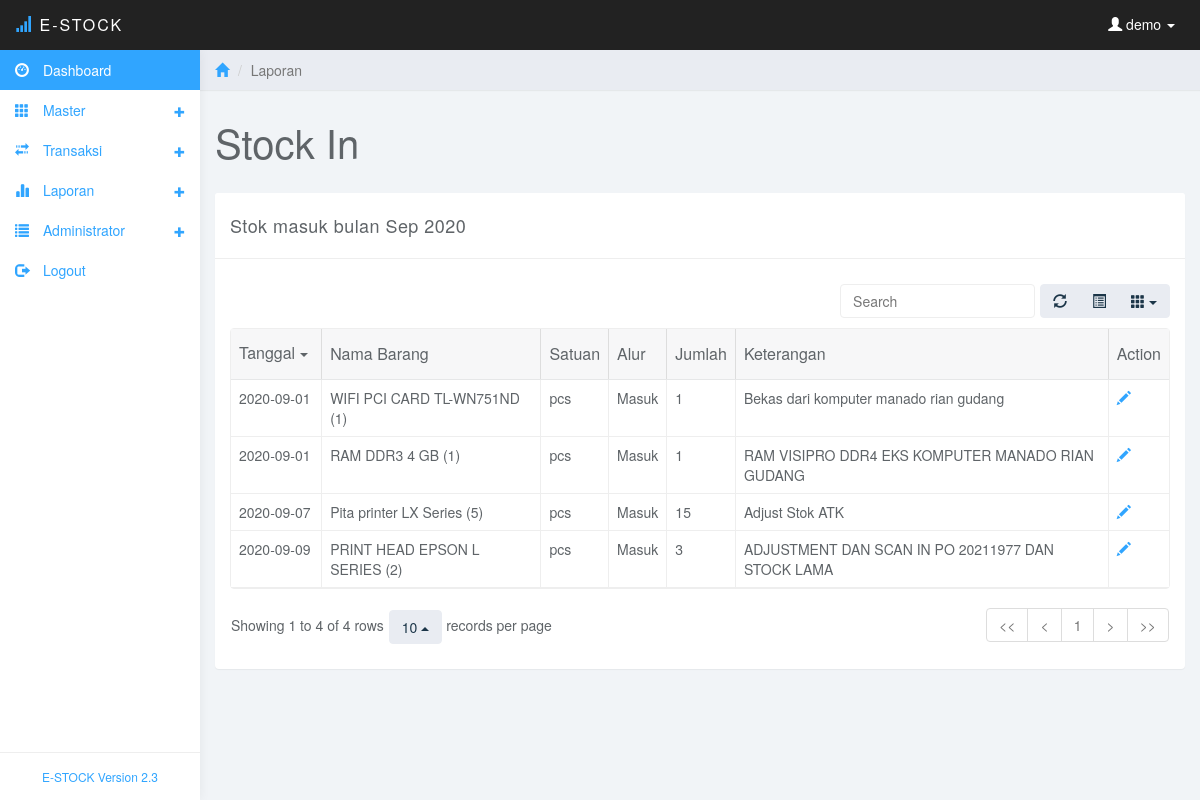
/laporan3.php (signed in), run on the app's committed database.
### tables this page shows
CREATE TABLE `transaksi` (
  `id_transaksi` int(11) NOT NULL,
  `tgl_transaksi` date NOT NULL,
  `jenis_transaksi` varchar(6) NOT NULL,
  `id_barang` int(11) NOT NULL,
  `id_gudang` int(11) NOT NULL,
  `no_do` varchar(50) NOT NULL,
  `jumlah` int(11) NOT NULL,
  `keterangan` varchar(100) NOT NULL
);

CREATE TABLE `barang` (
  `id_barang` int(11) NOT NULL,
  `nama_barang` varchar(50) NOT NULL,
  `satuan` varchar(10) NOT NULL,
  `harga_beli` int(11) NOT NULL,
  `harga_jual` int(11) NOT NULL
);

### laporan3.php (the view, shortened to what this page needs)
<?php
include ("koneksi/koneksi.php");
$pengguna=$_SESSION['username'];
?>
<!DOCTYPE html>
<html>
<head>
<link href="css/bootstrap.min.css" rel="stylesheet">
<link href="css/datepicker3.css" rel="stylesheet">
<link href="css/bootstrap-table.css" rel="stylesheet">
<link href="css/styles.css" rel="stylesheet">
</head>
<body>
	<nav class="navbar navbar-inverse navbar-fixed-top" role="navigation">
		<div class="container-fluid">
			<div class="navbar-header">
				<a class="navbar-brand" href="#"><span class="glyphicon glyphicon-signal"></span> E-Stock<span></span></a>
				<ul class="user-menu">
					<li class="dropdown pull-right">
						<a href="#" class="dropdown-toggle" data-toggle="dropdown"><span class="glyphicon glyphicon-user"></span>
						<?php
						echo " $pengguna";
						?>
						<span class="caret"></span></a>
					</li>
				</ul>
			</div>
		</div>
	</nav>
	<?php
	include("menu.php");
	?>
	<div class="col-sm-9 col-sm-offset-3 col-lg-10 col-lg-offset-2 main">
		<div class="row">
			<ol class="breadcrumb">
				<li><a href="#"><span class="glyphicon glyphicon-home"></span></a></li>
				<li class="active">Laporan</li>
			</ol>
		</div>
		<div class="row">
			<div class="col-lg-12">
				<h1 class="page-header">Stock In</h1>
			</div>
		</div>
		<div class="row">
			<div class="col-lg-12">
				<div class="panel panel-default">
					<div class="panel-heading">Stok masuk bulan <?php echo date("M Y"); ?></div>
					<div class="panel-body">
						<table data-toggle="table" data-url="tables/data1.json"  data-show-refresh="true" data-show-toggle="true" data-show-columns="true" data-search="true" data-select-item-name="toolbar1" data-pagination="true" data-sort-name="tgl" data-sort-order="desc">
						    <thead>
						    <tr>
						        <th data-field="tgl" data-sortable="true">Tanggal</th>
						        <th data-field="nama"  data-sortable="true">Nama Barang</th>
								<th data-field="seater"  data-sortable="true">Satuan</th>
						        <th data-field="jenis" data-sortable="true">Alur</th>
								<th data-field="qty" data-sortable="true">Jumlah</th>
								<th data-field="ket" data-sortable="true">Keterangan</th>
								<th data-field="action">Action</th>
							</tr>
							</thead>
							<tbody>
							<?php
							$sqltrx="select t.id_transaksi,t.tgl_transaksi,t.jenis_transaksi,t.id_barang,t.jumlah,t.keterangan,b.nama_barang,b.satuan from transaksi t, barang b where (t.id_barang=b.id_barang) and (month(t.tgl_transaksi)=month(now())) and (t.jenis_transaksi='Masuk') order by t.id_transaksi desc";
							$querytrx=mysqli_query($con,$sqltrx);
							while ($datatrx=mysqli_fetch_array($querytrx))
							{
							echo '
							<tr>
						        <td data-field="tgl" data-sortable="true">'.$datatrx['tgl_transaksi'].'</td>
						        <td data-field="nama"  data-sortable="true">'.$datatrx['nama_barang'].'</td>
								 <td data-field="satuan"  data-sortable="true">'.$datatrx['satuan'].'</td>
								<td data-field="jenis"  data-sortable="true">'.$datatrx['jenis_transaksi'].'</td>
						        <td data-field="qty" data-sortable="true">'.$datatrx['jumlah'].'</td>
								<td data-field="ket" data-sortable="true">'.$datatrx['keterangan'].'</td>
								<td data-field="action"><a href="edit-transaksi.php?idt='.$datatrx['id_transaksi'].'&idb='.$datatrx['id_barang'].'"><span class="glyphicon glyphicon-pencil" title="Edit keterangan"></a></td>
						    </tr>';
							}
							?>
						    </tbody>
						</table>
					</div>
				</div>
			</div>
		</div>
	</div>
</body>
</html>

### css/styles.css (style rules this page uses)
body { background: #f1f4f7; padding-top: 50px; color: #5f6468; }
a, a:hover, a:focus { color: #30a5ff; }
h1, h2, h3, h4, h5, h6 { color: #5f6468; }
h1 { font-weight: 300; font-size: 40px; }
.navbar-header .navbar-brand { color: #fff; font-size: 16px; text-transform: uppercase; font-weight: 500; letter-spacing: 2px; }
.navbar-header .navbar-brand span { color: #30a5ff; }
.panel { border: 0; }
.panel-heading { font-size: 18px; font-weight: 300; letter-spacing: 0.025em; height: 66px; line-height: 45px; }
.panel-default .panel-heading { background: #fff; border-bottom: 1px solid #eee; color: #5f6468; }
.navbar { border: 0; }
.user-menu { display: inline-block; margin-top: 14px; margin-right: 10px; float: right; list-style: none; padding: 0; }
.user-menu a { color: #fff; }
@media (min-width: 768px) { .navbar-header { width: 100%; } }
.breadcrumb { border-radius: 0; padding: 10px 15px; background: #e9ecf2; box-shadow: 0 1px 1px rgba(0, 0, 0, .05); margin: 0 ; }
h1.page-header { margin-top: 30px; border-bottom: 0; }
.table { background: #fff; }

### data on the page
transaksi: tgl_transaksi "2020-09-09", id_barang.nama_barang "PRINT HEAD EPSON L SERIES (2)", id_barang.satuan "pcs", jenis_transaksi "Masuk", jumlah "3", keterangan "ADJUSTMENT DAN SCAN IN PO 20211977 DAN STOCK LAMA"
transaksi: tgl_transaksi "2020-09-07", id_barang.nama_barang "Pita printer LX Series (5)", id_barang.satuan "pcs", jenis_transaksi "Masuk", jumlah "15", keterangan "Adjust Stok ATK"
transaksi: tgl_transaksi "2020-09-01", id_barang.nama_barang "RAM DDR3 4 GB (1)", id_barang.satuan "pcs", jenis_transaksi "Masuk", jumlah "1", keterangan "RAM VISIPRO DDR4 EKS KOMPUTER MANADO RIAN GUDANG"
transaksi: tgl_transaksi "2020-09-01", id_barang.nama_barang "WIFI PCI CARD TL-WN751ND (1)", id_barang.satuan "pcs", jenis_transaksi "Masuk", jumlah "1", keterangan "Bekas dari komputer manado rian gudang"

### other printed values
$pengguna "demo"
